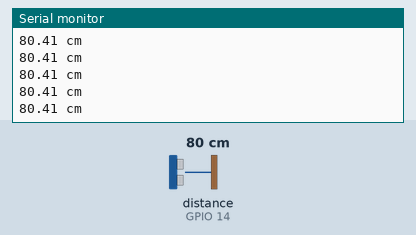
The sketch below on a simulated ESP32. Parts: the last lines printed to the serial monitor. Wiring (inferred from the names in the program): ultrasonic range finder: trigger GPIO 12; echo GPIO 14. The inputs (shaded band) are chosen by the test bench; at power-on: distance to the obstacle (sensor on GPIO 14) 80 cm. The echo pulse lasts 58.3 µs per cm.

Above: at 1.2 s.
1.3 s: distance to the obstacle (sensor on GPIO 14) set to 2 cm
At 1.59 s:
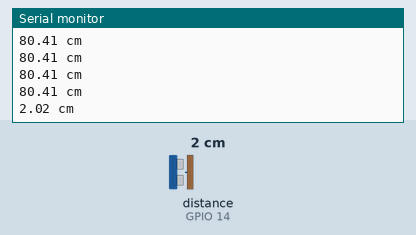
2.8 s: distance to the obstacle (sensor on GPIO 14) set to 4 cm
At 2.8 s:
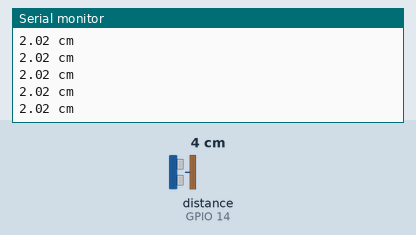
Timing chart, 0 to 5.8 s (numbered marks = the images above; inputs shaded):
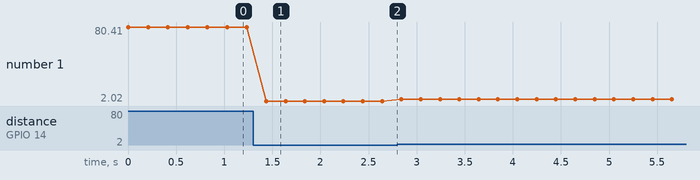

Measured:
- after the input at 1.3 s, the serial monitor: prints a new line after 0.14 s (image 1)
- plotted number 1: 80.41 → 2.02 after the input at 1.3 s, 2.02 → 4.03 after the input at 2.8 s

The sketch:

hello_02_ultrasonic.ino
```cpp
// Step 2: HC-SR04 ultrasonic distance -- a timed digital signal, not a
// plain on/off one
// Breadboard wiring:
//   VCC  -> 5V (HC-SR04 needs 5V to work reliably)
//   GND  -> GND
//   TRIG -> GPIO12
//   ECHO -> voltage divider -> GPIO14
//
// IMPORTANT: ECHO outputs 5V, but ESP32 GPIOs are only 3.3V-tolerant.
// Step it down with a divider: ECHO -> 1kohm resistor -> GPIO14 -> 2kohm
// resistor -> GND (yields ECHO * 2/3 ~= 3.3V when ECHO is 5V).
//
// Step 1's IR sensor only says "something's there or not". This one adds
// *how far*: TRIG pulses an ultrasonic ping, ECHO goes HIGH for exactly as
// long as the echo took to return, and sound's speed (343 m/s, ~29us/cm
// round trip) converts that duration into distance.

#define TRIG_PIN 12
#define ECHO_PIN 14

void setup() {
  Serial.begin(115200);
  pinMode(TRIG_PIN, OUTPUT);
  pinMode(ECHO_PIN, INPUT);
}

void loop() {
  digitalWrite(TRIG_PIN, LOW);
  delayMicroseconds(2);
  digitalWrite(TRIG_PIN, HIGH);   // 10us pulse tells the sensor to ping
  delayMicroseconds(10);
  digitalWrite(TRIG_PIN, LOW);

  long duration = pulseIn(ECHO_PIN, HIGH);  // us until the echo returns
  float distance_cm = duration / 58.0;      // standard HC-SR04 conversion

  Serial.print(distance_cm);
  Serial.println(" cm");
  delay(200);
}
```
